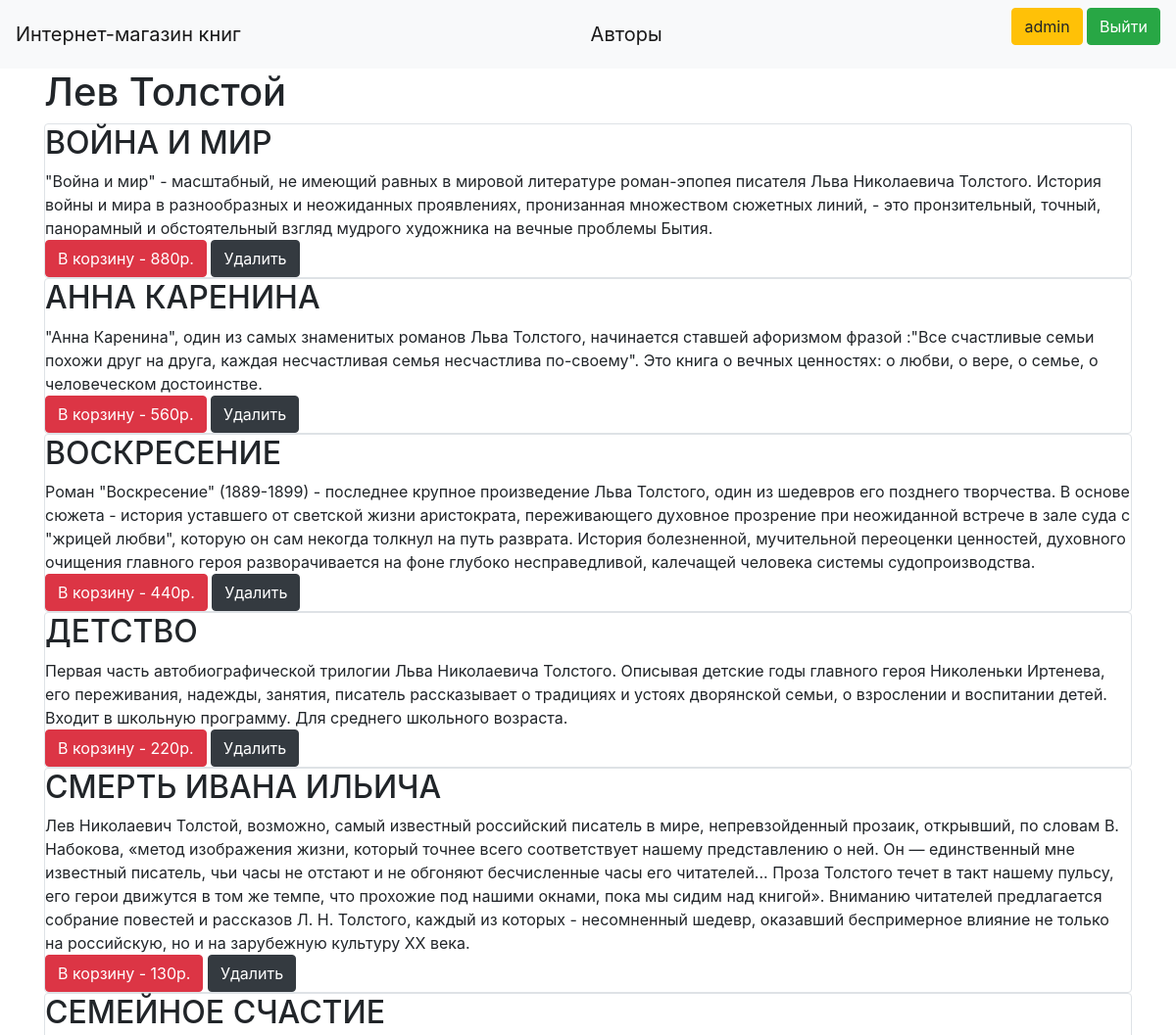
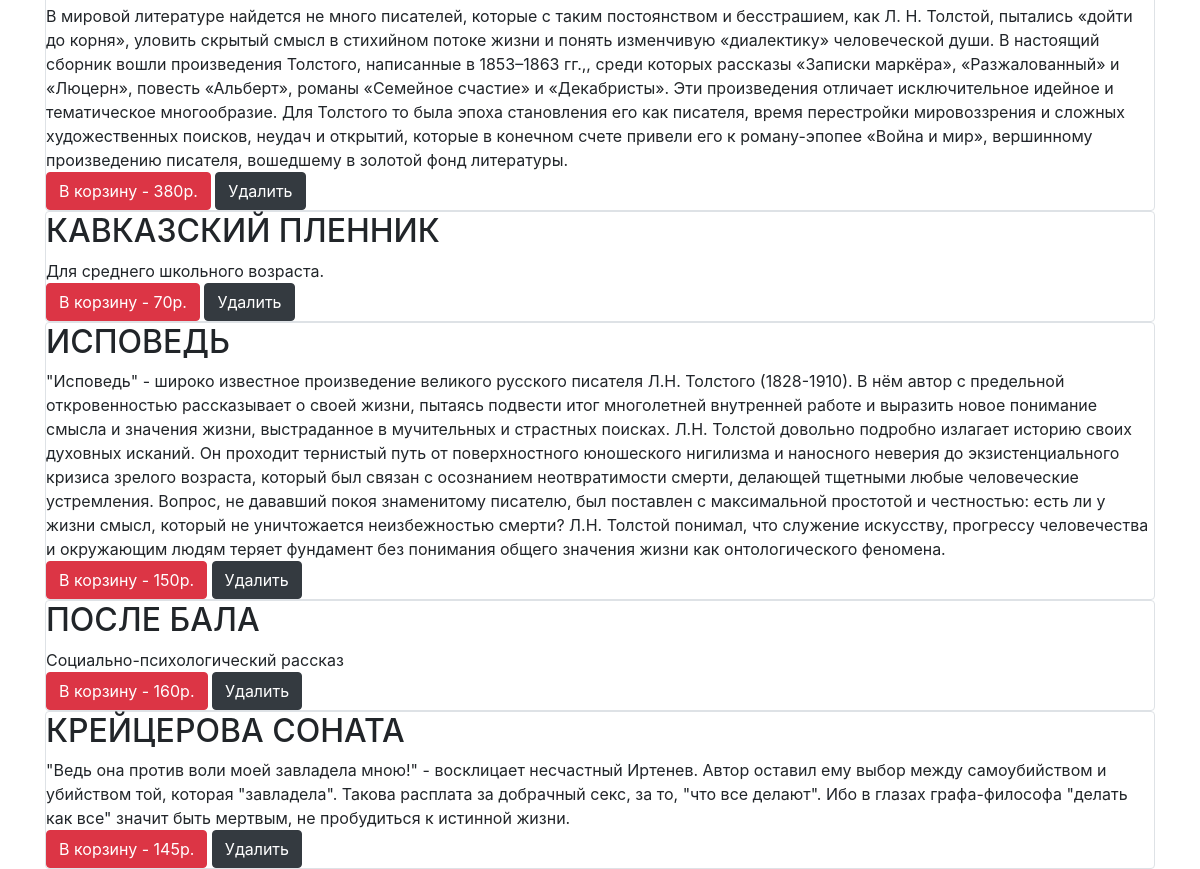
The page /books/2 (signed in) on the database its author committed (2 pictures, top to bottom).
### data/users.py (models this page shows, shortened)
class User(SqlAlchemyBase, UserMixin, SerializerMixin):
    __tablename__ = 'users'
    id = sqlalchemy.Column(sqlalchemy.Integer, primary_key=True, autoincrement=True)
    name = sqlalchemy.Column(sqlalchemy.String, nullable=True)
    phone = sqlalchemy.Column(sqlalchemy.Integer, unique=True, nullable=True)
    hashed_password = sqlalchemy.Column(sqlalchemy.String, nullable=True)
    shopping_cart = sqlalchemy.Column(sqlalchemy.String, nullable=True)

### data/author.py (models this page shows)
class Author(SqlAlchemyBase, SerializerMixin):
    __tablename__ = 'author'
    id = sqlalchemy.Column(sqlalchemy.Integer, primary_key=True, autoincrement=True)
    name = sqlalchemy.Column(sqlalchemy.String, nullable=True)
    books = orm.relation("Books", back_populates='author')

### data/books.py (models this page shows)
class Books(SqlAlchemyBase, SerializerMixin):
    __tablename__ = 'books'
    id = sqlalchemy.Column(sqlalchemy.Integer, primary_key=True, autoincrement=True)
    title = sqlalchemy.Column(sqlalchemy.String, nullable=True)
    description = sqlalchemy.Column(sqlalchemy.String, nullable=True)
    price = sqlalchemy.Column(sqlalchemy.Integer, nullable=True)
    count = sqlalchemy.Column(sqlalchemy.Integer, nullable=True)
    author_id = sqlalchemy.Column(sqlalchemy.Integer, sqlalchemy.ForeignKey("author.id"))
    author = orm.relation('Author')

### main.py (the view)
@app.route('/books/<int:id>')
def show_books(id):
    session = db_session.create_session()
    books = session.query(Books).filter(Books.author_id == id)
    author = session.query(Author).filter(Author.id == id).first()
    author = author.name
    return render_template("books.html", author=author, books=books)

### data/db_session.py (called while the page is built)
def create_session() -> Session:
    global __factory
    return __factory()

### main.py (called while the page is built)
@login_manager.user_loader
def load_user(user_id):
    session = db_session.create_session()
    return session.query(User).get(user_id)

### templates/books.html
{% extends "base.html" %}
{% block content %}
<h1>{{ author }}</h1>
{% for item in books%}
    {% if item.count != 0 %}
    <div class="col-md6 border rounded">
        <h2>{{item.title}}</h2>
        <div>
            {{item.description}}
        </div>
            {% if current_user.is_authenticated %}
        <div>
            <a class="btn btn-danger" href="/add_books/{{ item.id }}">В корзину - {{item.price}}р.</a>
            {% if current_user.id == 1 %}
            <a class="btn btn-dark" href="/delete_book_from_db/{{ item.id }}">Удалить</a>
            {% endif %}
        </div>
            {% endif %}
    </div>
    {% endif %}
{% endfor %}
{% endblock %}

### templates/base.html (shortened to what this page needs)
<!doctype html>
<html lang="en">
<head>
    <link rel="stylesheet"
          href="https://stackpath.bootstrapcdn.com/bootstrap/4.4.1/css/bootstrap.min.css"
>
</head>
<body>
<header>
    <nav class="navbar navbar-light bg-light">
        <a class="navbar-brand" href="/">Интернет-магазин книг</a>
        <a class="navbar-brand" href="/list_of_authors">Авторы</a>
        {% if current_user.is_authenticated %}
        <p>
            <a class="btn btn-warning" href="/shopping_cart">{{ current_user.name }}</a>
            <a class="btn btn-success" href="/logout">Выйти</a>
        </p>
{% else %}
    <p>
        <a class="btn btn-primary " href="/register">Зарегистрироваться</a>
        <a class="btn btn-success" href="/login">Войти</a>
    </p>
{% endif %}
    </nav>
</header>
<main role="main" class="container">
    {% block content %}{% endblock %}
</main>
</body>
</html>

### rows shown on the page
User: name "admin"
Author: name "Лев Толстой"
Books: title "ВОЙНА И МИР", description "\"Война и мир\" - масштабный, не имеющий равных в мировой литературе роман-эпопея писателя Льва Николаевича Толстого. История войны и мира в разнообразных и неожиданных проявлениях, пронизанная множеством сюжетных линий, - это пронзительный, точный, панорамный и обстоятельный взгляд мудрого художника на вечные проблемы Бытия.", price "880"
Books: title "АННА КАРЕНИНА", description "\"Анна Каренина\", один из самых знаменитых романов Льва Толстого, начинается ставшей афоризмом фразой :\"Все счастливые семьи похожи друг на друга, каждая несчастливая семья несчастлива по-своему\". Это книга о вечных ценностях: о любви, о вере, о семье, о человеческом достоинстве.", price "560"
Books: title "ВОСКРЕСЕНИЕ", description "Роман \"Воскресение\" (1889-1899) - последнее крупное произведение Льва Толстого, один из шедевров его позднего творчества. В основе сюжета - история уставшего от светской жизни аристократа, переживающего духовное прозрение при неожиданной встрече в зале суда с \"жрицей любви\", которую он сам некогда толкнул на путь разврата. История болезненной, мучительной переоценки ценностей, духовного очищения главного героя разворачивается на фоне глубоко несправедливой, калечащей человека системы судопроизводства.", price "440"
Books: title "ДЕТСТВО", description "Первая часть автобиографической трилогии Льва Николаевича Толстого. Описывая детские годы главного героя Николеньки Иртенева, его переживания, надежды, занятия, писатель рассказывает о традициях и устоях дворянской семьи, о взрослении и воспитании детей. Входит в школьную программу. Для среднего школьного возраста.", price "220"
Books: title "СМЕРТЬ ИВАНА ИЛЬИЧА", description "Лев Николаевич Толстой, возможно, самый известный российский писатель в мире, непревзойденный прозаик, открывший, по словам В. Набокова, «метод изображения жизни, который точнее всего соответствует нашему представлению о ней. Он — единственный мне известный писатель, чьи часы не отстают и не обгоняют бесчисленные часы его читателей... Проза Толстого течет в такт нашему пульсу, его герои движутся в том же темпе, что прохожие под нашими окнами, пока мы сидим над книгой». Вниманию читателей предлагается собрание повестей и рассказов Л. Н. Толстого, каждый из которых - несомненный шедевр, оказавший беспримерное влияние не только на российскую, но и на зарубежную культуру XX века.", price "130"
Books: title "СЕМЕЙНОЕ СЧАСТИЕ", description "В мировой литературе найдется не много писателей, которые с таким постоянством и бесстрашием, как Л. Н. Толстой, пытались «дойти до корня», уловить скрытый смысл в стихийном потоке жизни и понять изменчивую «диалектику» человеческой души. В настоящий сборник вошли произведения Толстого, написанные в 1853–1863 гг.,, среди которых рассказы «Записки маркёра», «Разжалованный» и «Люцерн», повесть «Альберт», романы «Семейное счастие» и «Декабристы». Эти произведения отличает исключительное идейное и тематическое многообразие. Для Толстого то была эпоха становления его как писателя, время перестройки мировоззрения и сложных художественных поисков, неудач и открытий, которые в конечном счете…", price "380"
Books: title "КАВКАЗСКИЙ ПЛЕННИК", description "Для среднего школьного возраста.", price "70"
Books: title "ИСПОВЕДЬ", description "\"Исповедь\" - широко известное произведение великого русского писателя Л.Н. Толстого (1828-1910). В нём автор с предельной откровенностью рассказывает о своей жизни, пытаясь подвести итог многолетней внутренней работе и выразить новое понимание смысла и значения жизни, выстраданное в мучительных и страстных поисках. Л.Н. Толстой довольно подробно излагает историю своих духовных исканий. Он проходит тернистый путь от поверхностного юношеского нигилизма и наносного неверия до экзистенциального кризиса зрелого возраста, который был связан с осознанием неотвратимости смерти, делающей тщетными любые человеческие устремления. Вопрос, не дававший покоя знаменитому писателю, был поставлен с…", price "150"
Books: title "ПОСЛЕ БАЛА", description "Социально-психологический рассказ", price "160"
Books: title "КРЕЙЦЕРОВА СОНАТА", description "\"Ведь она против воли моей завладела мною!\" - восклицает несчастный Иртенев. Автор оставил ему выбор между самоубийством и убийством той, которая \"завладела\". Такова расплата за добрачный секс, за то, \"что все делают\". Ибо в глазах графа-философа \"делать как все\" значит быть мертвым, не пробудиться к истинной жизни.", price "145"
